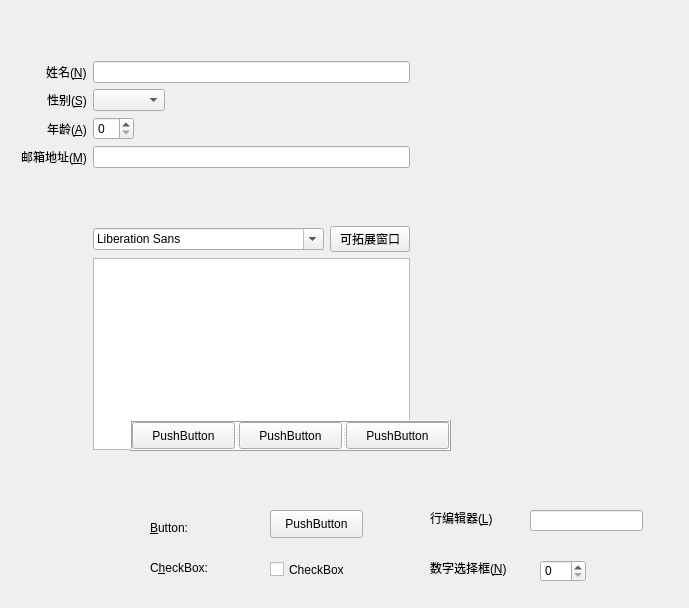
<?xml version="1.0" encoding="UTF-8"?>
<ui version="4.0">
 <class>Widget</class>
 <widget class="QWidget" name="Widget">
  <property name="geometry">
   <rect>
    <x>0</x>
    <y>0</y>
    <width>689</width>
    <height>608</height>
   </rect>
  </property>
  <property name="minimumSize">
   <size>
    <width>200</width>
    <height>150</height>
   </size>
  </property>
  <property name="maximumSize">
   <size>
    <width>1000</width>
    <height>1000</height>
   </size>
  </property>
  <property name="windowTitle">
   <string>Widget</string>
  </property>
  <widget class="QLabel" name="label">
   <property name="geometry">
    <rect>
     <x>150</x>
     <y>520</y>
     <width>72</width>
     <height>15</height>
    </rect>
   </property>
   <property name="text">
    <string>&amp;Button:</string>
   </property>
   <property name="buddy">
    <cstring>pushButton_5</cstring>
   </property>
  </widget>
  <widget class="QLabel" name="label_2">
   <property name="geometry">
    <rect>
     <x>150</x>
     <y>560</y>
     <width>72</width>
     <height>15</height>
    </rect>
   </property>
   <property name="text">
    <string>C&amp;heckBox:</string>
   </property>
   <property name="buddy">
    <cstring>checkBox</cstring>
   </property>
  </widget>
  <widget class="QLabel" name="label_3">
   <property name="geometry">
    <rect>
     <x>430</x>
     <y>510</y>
     <width>91</width>
     <height>16</height>
    </rect>
   </property>
   <property name="text">
    <string>行编辑器(&amp;L)</string>
   </property>
   <property name="buddy">
    <cstring>lineEdit</cstring>
   </property>
  </widget>
  <widget class="QLabel" name="label_4">
   <property name="geometry">
    <rect>
     <x>430</x>
     <y>560</y>
     <width>111</width>
     <height>16</height>
    </rect>
   </property>
   <property name="text">
    <string>数字选择框(&amp;N)</string>
   </property>
   <property name="buddy">
    <cstring>spinBox</cstring>
   </property>
  </widget>
  <widget class="QPushButton" name="pushButton_5">
   <property name="geometry">
    <rect>
     <x>270</x>
     <y>510</y>
     <width>93</width>
     <height>28</height>
    </rect>
   </property>
   <property name="text">
    <string>PushButton</string>
   </property>
  </widget>
  <widget class="QCheckBox" name="checkBox">
   <property name="geometry">
    <rect>
     <x>270</x>
     <y>560</y>
     <width>91</width>
     <height>19</height>
    </rect>
   </property>
   <property name="text">
    <string>CheckBox</string>
   </property>
  </widget>
  <widget class="QLineEdit" name="lineEdit">
   <property name="geometry">
    <rect>
     <x>530</x>
     <y>510</y>
     <width>113</width>
     <height>21</height>
    </rect>
   </property>
  </widget>
  <widget class="QSpinBox" name="spinBox">
   <property name="geometry">
    <rect>
     <x>540</x>
     <y>560</y>
     <width>46</width>
     <height>22</height>
    </rect>
   </property>
  </widget>
  <widget class="QWidget" name="">
   <property name="geometry">
    <rect>
     <x>10</x>
     <y>50</y>
     <width>481</width>
     <height>261</height>
    </rect>
   </property>
   <layout class="QVBoxLayout" name="verticalLayout_2">
    <property name="sizeConstraint">
     <enum>QLayout::SetFixedSize</enum>
    </property>
    <item>
     <layout class="QFormLayout" name="formLayout">
      <property name="fieldGrowthPolicy">
       <enum>QFormLayout::ExpandingFieldsGrow</enum>
      </property>
      <property name="labelAlignment">
       <set>Qt::AlignRight|Qt::AlignTrailing|Qt::AlignVCenter</set>
      </property>
      <item row="0" column="0">
       <widget class="QLabel" name="nLabel">
        <property name="text">
         <string>姓名(&amp;N)</string>
        </property>
        <property name="buddy">
         <cstring>nLineEdit</cstring>
        </property>
       </widget>
      </item>
      <item row="0" column="1">
       <widget class="QLineEdit" name="nLineEdit"/>
      </item>
      <item row="1" column="0">
       <widget class="QLabel" name="sLabel">
        <property name="text">
         <string>性别(&amp;S)</string>
        </property>
        <property name="buddy">
         <cstring>sComboBox</cstring>
        </property>
       </widget>
      </item>
      <item row="1" column="1">
       <widget class="QComboBox" name="sComboBox">
        <property name="contextMenuPolicy">
         <enum>Qt::DefaultContextMenu</enum>
        </property>
       </widget>
      </item>
      <item row="2" column="0">
       <widget class="QLabel" name="aLabel">
        <property name="text">
         <string>年龄(&amp;A)</string>
        </property>
        <property name="buddy">
         <cstring>aSpinBox</cstring>
        </property>
       </widget>
      </item>
      <item row="2" column="1">
       <widget class="QSpinBox" name="aSpinBox"/>
      </item>
      <item row="3" column="0">
       <widget class="QLabel" name="mLabel">
        <property name="text">
         <string>邮箱地址(&amp;M)</string>
        </property>
        <property name="buddy">
         <cstring>mLineEdit</cstring>
        </property>
       </widget>
      </item>
      <item row="3" column="1">
       <widget class="QLineEdit" name="mLineEdit"/>
      </item>
      <item row="4" column="1">
       <spacer name="verticalSpacer">
        <property name="orientation">
         <enum>Qt::Vertical</enum>
        </property>
        <property name="sizeHint" stdset="0">
         <size>
          <width>20</width>
          <height>40</height>
         </size>
        </property>
       </spacer>
      </item>
      <item row="5" column="1">
       <layout class="QVBoxLayout" name="verticalLayout" stretch=""/>
      </item>
      <item row="6" column="1">
       <layout class="QHBoxLayout" name="horizontalLayout" stretch="2,1">
        <item>
         <widget class="QFontComboBox" name="fontComboBox"/>
        </item>
        <item>
         <widget class="QPushButton" name="pushButton">
          <property name="text">
           <string>可拓展窗口</string>
          </property>
          <property name="checkable">
           <bool>true</bool>
          </property>
         </widget>
        </item>
       </layout>
      </item>
      <item row="7" column="1">
       <widget class="QTextEdit" name="textEdit"/>
      </item>
     </layout>
    </item>
   </layout>
  </widget>
  <widget class="QSplitter" name="splitter">
   <property name="geometry">
    <rect>
     <x>130</x>
     <y>420</y>
     <width>321</width>
     <height>31</height>
    </rect>
   </property>
   <property name="frameShape">
    <enum>QFrame::Box</enum>
   </property>
   <property name="frameShadow">
    <enum>QFrame::Raised</enum>
   </property>
   <property name="orientation">
    <enum>Qt::Horizontal</enum>
   </property>
   <widget class="QPushButton" name="pushButton_2">
    <property name="text">
     <string>PushButton</string>
    </property>
   </widget>
   <widget class="QPushButton" name="pushButton_3">
    <property name="text">
     <string>PushButton</string>
    </property>
   </widget>
   <widget class="QPushButton" name="pushButton_4">
    <property name="text">
     <string>PushButton</string>
    </property>
   </widget>
  </widget>
 </widget>
 <layoutdefault spacing="6" margin="11"/>
 <resources/>
 <connections/>
</ui>
